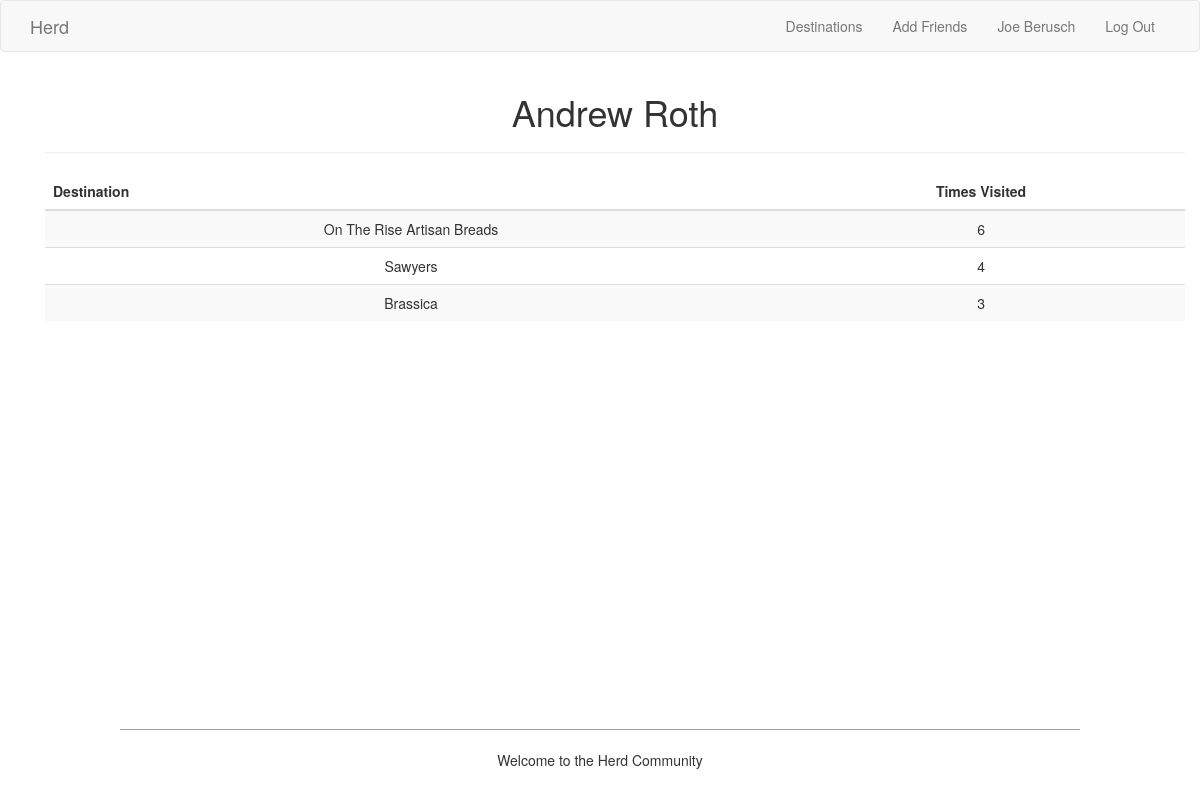
The page /user/asroth (signed in) on the database as committed earlier.
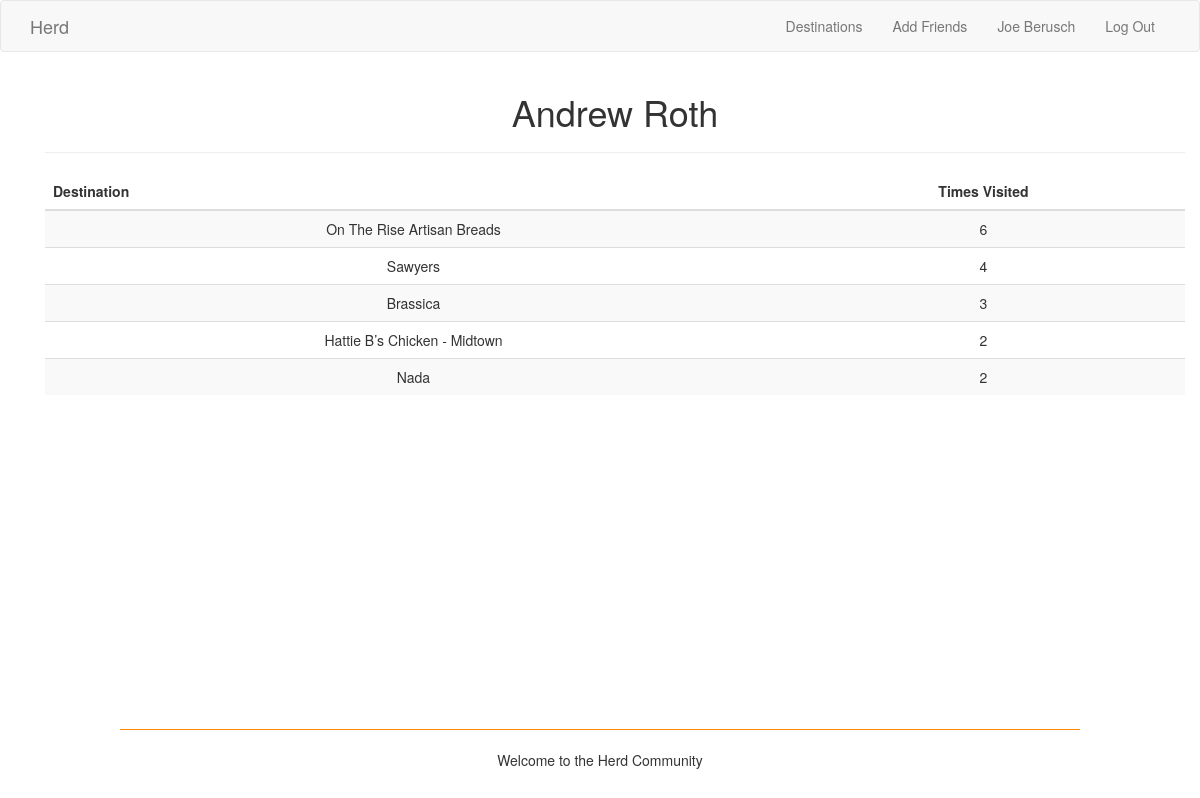
The same page on the database as committed later.
### app/models.py (models this page shows, shortened)
class User(UserMixin, db.Model):
    __tablename__ = 'users'
    user_id = db.Column(db.Integer, primary_key=True)
    username = db.Column(db.String(80), index=True, unique=True)
    name = db.Column(db.String(120))
    email = db.Column(db.String(120), index=True, unique=True)
    region = db.Column(db.String(50), index=True)
    destinations = db.relationship('Association', back_populates='user')
    friends = db.relationship('User',
        secondary=friendship_identifier,
        primaryjoin= user_id == friendship_identifier.c.user_id,
        secondaryjoin= user_id == friendship_identifier.c.friend_id)

class Association(db.Model):
    __tablename__ = 'associations'
    user_id = db.Column(db.Integer, db.ForeignKey('users.user_id'), primary_key=True)
    destination_id = db.Column(db.Integer, db.ForeignKey('destinations.destination_id'), primary_key=True)
    num_visits = db.Column(db.Integer)
    user = db.relationship("User", back_populates="destinations")
    destination = db.relationship("Destination", back_populates="users")

class Destination(db.Model):
    __tablename__ = 'destinations'
    destination_id = db.Column(db.Integer, primary_key=True)
    name = db.Column(db.String(120), index=True, unique=True)
    img_src = db.Column(db.String(1000))
    region = db.Column(db.String(50))
    yelp_link = db.Column(db.String(150))
    num_visits = db.Column(db.Integer)
    users = db.relationship('Association', back_populates='destination')

### app/routes.py (the view)
@app.route('/user/<username>')
@login_required
def user(username):
    ulog('user -> page access for username {}'.format(username))
    user = User.query.filter_by(username=username).first_or_404()
    destinations = sorted(user.destinations, key=attrgetter('num_visits'), reverse=True)
    return render_template('user.html', user=user, destinations=destinations)

### app/helpers.py (called while the page is built)
def ulog(msg):
    fp = open('usage_logs.txt', 'a')
    print('--- ', current_user.username, ' ---- ', date.today(), ' ---', file=fp)
    print(msg, file=fp)
    fp.close()

### app/models.py (called while the page is built)
@login.user_loader
def load_user(id):
    return User.query.get(int(id))

### app/templates/user.html
{% extends "base.html" %}
{% block app_content %}
<div class="container">
    <h1>{{ user.name }}</h1>
    <hr>
    <table class="table table-hover table-striped">
        <thead>
            <tr>
                <th>Destination</th>
                <th class="text-center">Times Visited</th>
            </tr>
        </thead>
    {% for assoc in destinations %}
        {% if assoc.num_visits > 0 %}
        <tr>
            <td>{{ assoc.destination.name }}</td>
            <td class="text-center">{{ assoc.num_visits }}</td>
        </tr>
        {% endif %}
    {% endfor %}
    </table>
</div>
{% endblock %}

### app/templates/base.html (shortened to what this page needs)
{% extends 'bootstrap/base.html' %}
{% block navbar %}
    <nav class="navbar navbar-default">
        <div class="container">
            <div class="navbar-header">
                <a class="navbar-brand" href="{{ url_for('index') }}">Herd</a>
            </div>
            <div class="collapse navbar-collapse" id="bs-example-navbar-collapse-1">
                <ul class="nav navbar-nav navbar-right">
                    <li><a href="{{ url_for('list') }}">Destinations</a></li>
                    <li><a href="{{ url_for('add_friends') }}">Add Friends</a></li>
                    {% if current_user.is_authenticated %}
                    <li><a href="{{ url_for('user', username=current_user.username) }}">{{ current_user.name }}</a></li>
                    <li><a href="{{ url_for('logout') }}">Log Out</a></li>
                    {% else %}
                    <li><a href="{{ url_for('login') }}">Login</a></li>
                    <li><a href="{{ url_for('signup') }}">Sign Up</a></li>
                    {% endif %}
                </ul>
            </div>
        </div>
    </nav>
{% endblock %}
{% block content %}
    <link rel= "stylesheet" type= "text/css" href= "{{ url_for('static',filename='styles/base.css') }}">
    <div class="container text-center">
    {% block app_content %}{% endblock app_content %}
    <br />
    </div>
    {% block footer %}
    <div class="footer">
        <hr style="width: 80%; border-top: 1px solid darkorange;"/>
        <div class="text-center">
            <p>Welcome to the Herd Community</p>
        </div>
    <br />
    {% endblock footer %}
{% endblock content %}

### app/templates/base.html (style rules this page uses)
html { position: relative; min-height: 100%; }
body { margin-bottom: 91px; }
.footer { position: absolute; bottom: 0; width: 100%; height: 91px; }

Rows that differ between the two databases and show on the page:
added Association: destination.name "Hattie B’s Chicken - Midtown", num_visits "2"
added Association: destination.name "Nada", num_visits "2"
